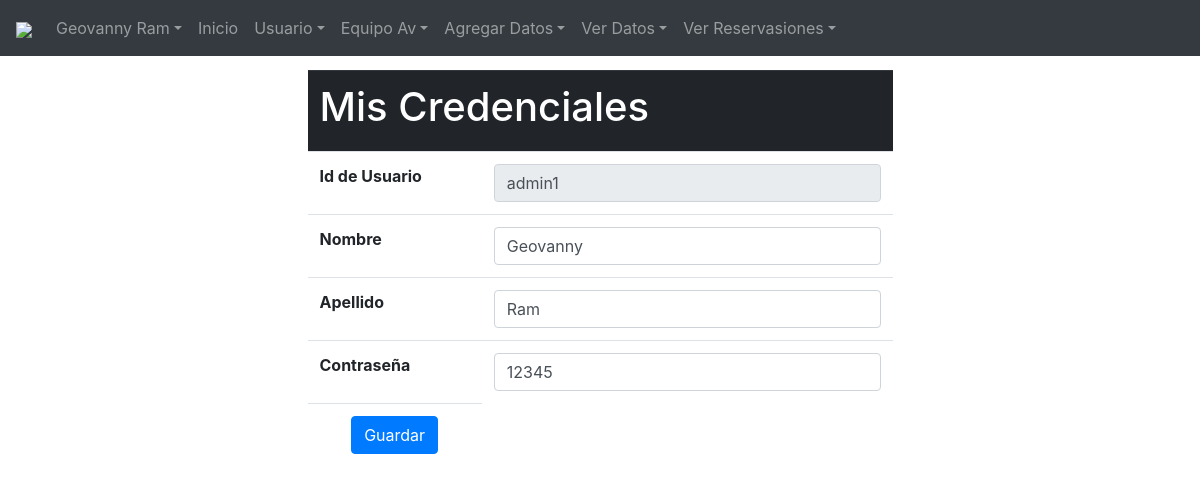
The page /pagAd/edit-me.php (signed in) on the database its author committed.
### tables this page shows
CREATE TABLE `usuario` (
  `iduser` varchar(200) NOT NULL,
  `nombre` varchar(100) NOT NULL,
  `apellido` varchar(100) NOT NULL,
  `pass` varchar(100) NOT NULL,
  `dep` int(11) NOT NULL,
  `tipo` int(11) NOT NULL,
  PRIMARY KEY (`iduser`),
  KEY `FK_usuariodep` (`dep`),
  KEY `FK_usuariotip` (`tipo`),
  CONSTRAINT `FK_usuariodep` FOREIGN KEY (`dep`) REFERENCES `departamento` (`iddep`),
  CONSTRAINT `FK_usuariotip` FOREIGN KEY (`tipo`) REFERENCES `tipous` (`idtipo`)
);

### pagAd/edit-me.php (the view, shortened to what this page needs)
<?php
 require_once('nav.php');
 $results=$conn->query($sql);
 $fila=$results->fetch_assoc();
 ?>
<table class="table table-hover table-full">
<form method="post">
  <tr class="thead-dark">
    <th colspan="2"><h1>Mis Credenciales</h1></th>
  </tr>
  <tr>
    <th>Id de Usuario</th>
    <td ><input readonly="readonly" type="text" VALUE="<?php echo "$fila[iduser]";  ?>" class="form-control" name="iduser" placeholder="Id de Usuario" required/></td>
  </tr>
  <tr>
    <th>Nombre</th>
    <td><input type="text" VALUE="<?php echo "$fila[nombre]";  ?>"  class="form-control" name="nombre" placeholder="Nombre" required/></td>
  </tr>
  <tr>
    <th>Apellido</th>
    <td><input type="text" VALUE="<?php echo "$fila[apellido]";  ?>"  class="form-control" name="apellido" placeholder="Apellido" required/></td>
  </tr>
  <tr>
    <th>Contraseña</th>
    <td><input type="text" VALUE="<?php echo "$fila[pass]";  ?>"  class="form-control" name="pass" placeholder="Contraseña" required/></td>
  </tr>
  <tr>
      <td><center><button name="modme" class="btn btn-primary">Guardar</buton></center></td>
  </tr>
</form>
</table>
</div>

### pagAd/nav.php (shortened to what this page needs)
<?php
if (!isset($_SESSION["id"])) {
  header('Location: ../index.php');
}else{
$id = $_SESSION['id'];
}
 ?>
<!DOCTYPE HTML>
<html language="es">
<head>
<link rel="stylesheet" href="../css/bootstrap.min.css" type="text/css" />
<link rel="stylesheet" href="../css/bootstrap-grid.min.css" type="text/css" />
</head>
<nav class="navbar navbar-expand-md bg-dark navbar-dark fixed-top">
<a class="navbar-brand" href="#"><img src="../img/logo-new-white.png" style="width: 180px;" /></a>
<div class="collapse navbar-collapse" id="collapsibleNavbar">
<ul class="navbar-nav">
<li class="nav-item dropdown">
<a class="nav-link dropdown-toggle" href="#" id="navbardrop" data-toggle="dropdown"><?php
$sql="SELECT * FROM usuario where iduser = '$id'";
$results=$conn->query($sql);
$fila=$results->fetch_assoc();
echo "$fila[nombre] $fila[apellido]";
?></a>
</li>
<li class="nav-item">
<a class="nav-link" href="indexa.php">Inicio</a>
</li>
<li class="nav-item dropdown">
<a class="nav-link dropdown-toggle" href="#" id="navbardrop" data-toggle="dropdown">Usuario</a>
</li>
     <li class="nav-item dropdown"><a class="nav-link dropdown-toggle" href="#" data-toggle="dropdown">Equipo Av</a>
</li>
<li class="nav-item dropdown">
<a class="nav-link dropdown-toggle" href="#" id="navbardrop" data-toggle="dropdown">Agregar Datos</a>
</li>
<li class="nav-item dropdown">
<a class="nav-link dropdown-toggle" href="#" id="navbardrop" data-toggle="dropdown">Ver Datos</a>
</li>
<li class="nav-item dropdown">
<a class="nav-link dropdown-toggle" href="#" id="navbardrop" data-toggle="dropdown">Ver Reservasiones</a>
</li>
</ul>
</div>
</nav>
<div class="container-fluid" style="margin-top:70px">

### rows shown on the page
usuario: nombre "Geovanny", apellido "Ram", iduser "admin1", pass "12345"
